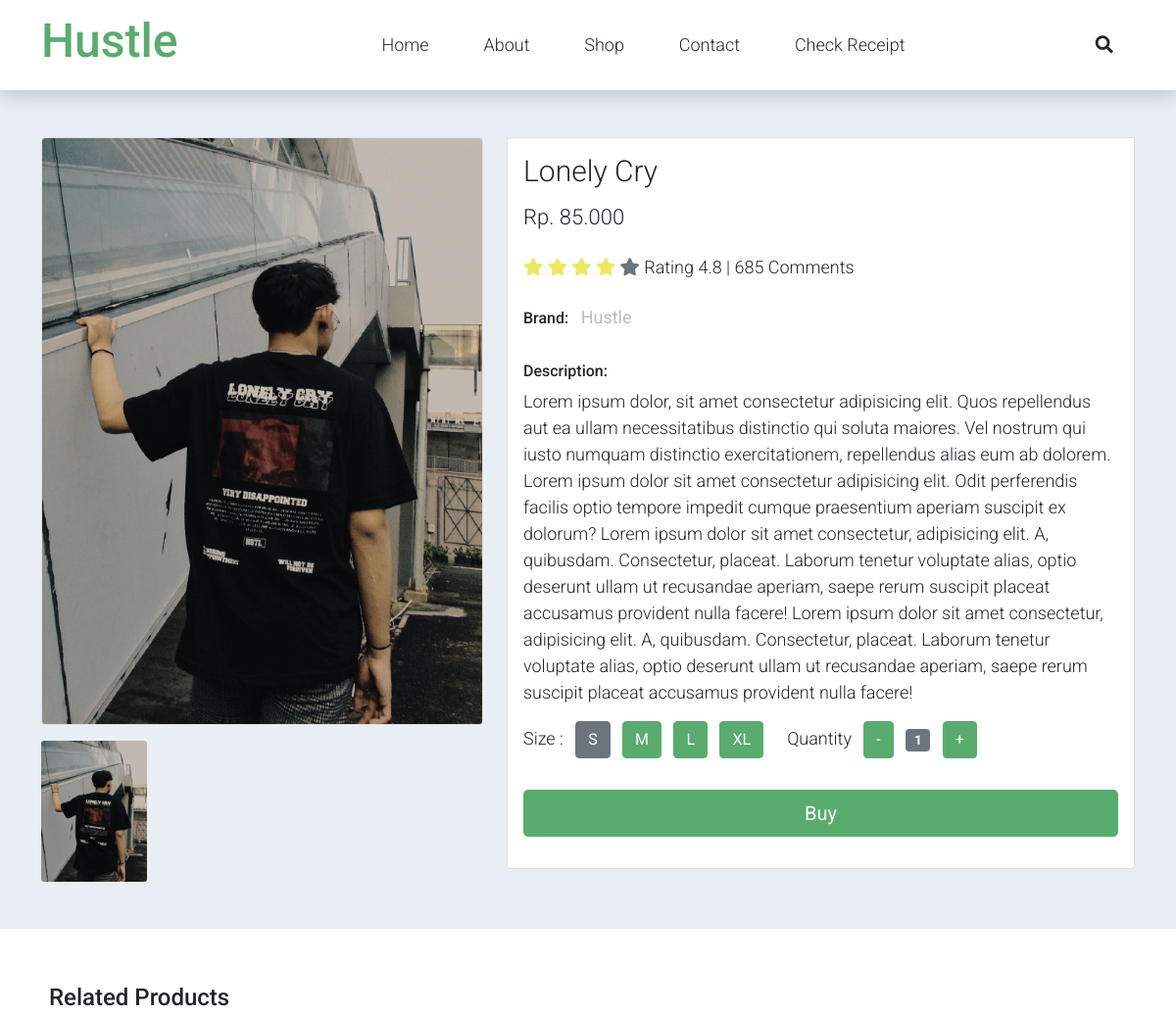
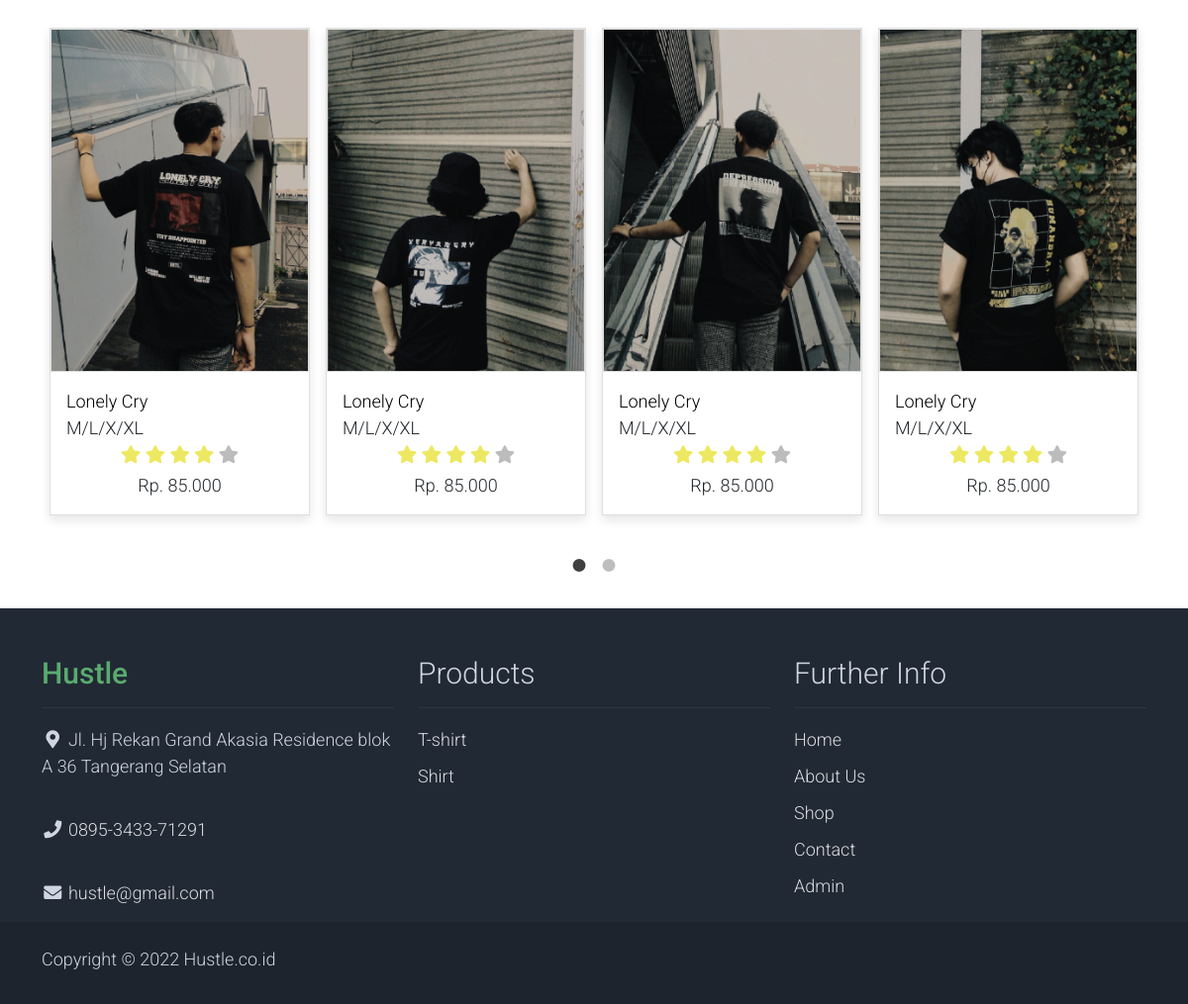
The page /shop-single.php?product_id=1 on the database its author committed (2 pictures, top to bottom).
### tables this page shows
CREATE TABLE `product` (
  `product_id` int(11) NOT NULL,
  `product_name` varchar(100) NOT NULL,
  `product_stock` int(11) NOT NULL,
  `product_price` int(11) NOT NULL,
  `product_description` text NOT NULL,
  `product_img` text NOT NULL
);

### shop-single.php (the view, shortened to what this page needs)
<?php
    require_once 'connection.php';
    $product_id = $_GET['product_id'];
    $detail_product = mysqli_fetch_assoc(mysqli_query($conn, "SELECT * FROM product WHERE product_id = '$product_id'"));
    $product = mysqli_query($conn, "SELECT * FROM product");
 ?>
<!DOCTYPE html>
<html lang="en">
<head>
    <link rel="stylesheet" href="assets/css/bootstrap.min.css">
    <link rel="stylesheet" href="assets/css/templatemo.css">
    <link rel="stylesheet" href="assets/css/custom.css">
    <link rel="stylesheet" href="assets/css/fontawesome.min.css">
    <link rel="stylesheet" type="text/css" href="assets/css/slick.min.css">
    <link rel="stylesheet" type="text/css" href="assets/css/slick-theme.css">
</head>
<body>
    <?php include 'header.php' ?>
    <section class="bg-light">
        <div class="container pb-5">
            <div class="row">
                <div class="col-lg-5 mt-5">
                    <div class="card mb-3">
                        <a href="assets/img/<?= $detail_product['product_img']; ?>" target="_blank">
                            <img class="card-img img-fluid" src="assets/img/<?= $detail_product['product_img']; ?>" alt="Card image cap" id="product-detail">
                        </a>
                    </div>
                    <div class="row">
                        <div id="multi-item-example" class="col-10 carousel slide carousel-multi-item" data-bs-ride="carousel">
                            <div class="carousel-inner product-links-wap" role="listbox">
                                <div class="carousel-item active">
                                    <div class="row">
                                        <div class="col-4">
                                            <a href="assets/img/<?= $detail_product['product_img']; ?>">
                                                <img class="card-img img-fluid" src="assets/img/<?= $detail_product['product_img']; ?>" alt="Product Image 1">
                                            </a>
                                        </div>
                                    </div>
                                </div>
                            </div>
                        </div>
                    </div>
                </div>
                <div class="col-lg-7 mt-5">
                    <div class="card">
                        <div class="card-body">
                            <h1 class="h2"><?= $detail_product['product_name']; ?></h1>
                            <p class="h3 py-2">Rp. <?= implode('.', explode(',', number_format($detail_product['product_price'])));; ?></p>
                            <p class="py-2">
                                <i class="fa fa-star text-warning"></i>
                                <i class="fa fa-star text-warning"></i>
                                <i class="fa fa-star text-warning"></i>
                                <i class="fa fa-star text-warning"></i>
                                <i class="fa fa-star text-secondary"></i>
                                <span class="list-inline-item text-dark">Rating 4.8 | <?= rand(1, 999); ?> Comments</span>
                            </p>
                            <ul class="list-inline">
                                <li class="list-inline-item">
                                    <h6>Brand:</h6>
                                </li>
                                <li class="list-inline-item">
                                    <p class="text-muted"><strong>Hustle</strong></p>
                                </li>
                            </ul>
                            <h6>Description:</h6>
                            <p><?= $detail_product['product_description']; ?></p>
                            <form action="checkout.php" method="GET">
                                <div class="row">
                                    <div class="col-auto">
                                        <ul class="list-inline pb-3">
                                            <li class="list-inline-item">Size :
                                            </li>
                                            <li class="list-inline-item"><span class="btn btn-secondary btn-size">S</span></li>
                                            <li class="list-inline-item"><span class="btn btn-success btn-size">M</span></li>
                                            <li class="list-inline-item"><span class="btn btn-success btn-size">L</span></li>
                                            <li class="list-inline-item"><span class="btn btn-success btn-size">XL</span></li>
                                        </ul>
                                    </div>
                                    <div class="col-auto">
                                        <ul class="list-inline pb-3">
                                            <li class="list-inline-item text-right">
                                                Quantity
                                            </li>
                                            <li class="list-inline-item"><span class="btn btn-success" id="btn-minus">-</span></li>
                                            <li class="list-inline-item"><span class="badge bg-secondary" id="var-value">1</span></li>
                                            <li class="list-inline-item"><span class="btn btn-success" id="btn-plus">+</span></li>
                                        </ul>
                                    </div>
                                </div>
                                <div class="row pb-3">
                                    <div class="col d-grid">
                                        <button type="submit" class="btn btn-success btn-lg" name="btnBuy" value="buy">Buy</button>
                                    </div>
                                </div>
                            </form>
                        </div>
                    </div>
                </div>
            </div>
        </div>
    </section>
    <section class="py-5">
        <div class="container">
            <div class="row text-left p-2 pb-3">
                <h4>Related Products</h4>
            </div>
            <div id="carousel-related-product">
                <?php foreach ($product as $product): ?>
                    <div class="p-2 pb-3">
                        <div class="product-wap card rounded-0">
                            <div class="card rounded-0">
                                <img class="card-img rounded-0 img-fluid" src="assets/img/<?= $product['product_img']; ?>">
                            </div>
                            <div class="card-body">
                                <a href="shop-single.php?product_id=<?= $product['product_id']; ?>" class="h3 text-decoration-none"><?= $detail_product['product_name']; ?></a>
                                <ul class="w-100 list-unstyled d-flex justify-content-between mb-0">
                                    <li>M/L/X/XL</li>
                                </ul>
                                <ul class="list-unstyled d-flex justify-content-center mb-1">
                                    <li>
                                        <i class="text-warning fa fa-star"></i>
                                        <i class="text-warning fa fa-star"></i>
                                        <i class="text-warning fa fa-star"></i>
                                        <i class="text-warning fa fa-star"></i>
                                        <i class="text-muted fa fa-star"></i>
                                    </li>
                                </ul>
                                <p class="text-center mb-0">Rp. <?= implode('.', explode(',', number_format($product['product_price']))); ?></p>
                            </div>
                        </div>
                    </div>
                <?php endforeach ?>
            </div>
        </div>
    </section>
    <?php include 'footer.php' ?>
</body>
</html>

### assets/css/templatemo.css (style rules this page uses)
body, ul, li, p, a, label, input, div { font-family: 'Roboto', sans-serif; font-size: 18px !important; font-weight: 300 !important; }
.h2 { font-family: 'Roboto', sans-serif; font-size: 30px !important; font-weight: 300; }
.h3 { font-family: 'Roboto', sans-serif; font-size: 22px !important; }
.text-warning { color: #ede861 !important; }
.text-muted { color: #bcbcbc !important; }
.bg-light { background-color: #e9eef5 !important; }
.btn-success { background-color: #59ab6e !important; border-color: #56ae6c !important; }
.product-wap { box-shadow: 0px 5px 10px 0px rgba(0, 0, 0, 0.10); }
.card.product-wap a { color: #000; }
.product-wap .h3, .product-wap li, .product-wap i, .product-wap p { font-size: 12px !important; }
@media (min-width: 992px) { .product-wap .h3, .product-wap li, .product-wap i, .product-wap p { font-size: 18px !important; } }

### rows shown on the page
product: product_img (picture), product_name "Lonely Cry", product_price "85.000", product_description "Lorem ipsum dolor, sit amet consectetur adipisicing elit. Quos repellendus aut ea ullam necessitatibus distinctio qui soluta maiores. Vel nostrum qui iusto numquam distinctio exercitationem, repellendus alias eum ab dolorem. Lorem ipsum dolor sit amet consectetur adipisicing elit. Odit perferendis facilis optio tempore impedit cumque praesentium aperiam suscipit ex dolorum? Lorem ipsum dolor sit amet consectetur, adipisicing elit. A, quibusdam. Consectetur, placeat. Laborum tenetur voluptate alias, optio deserunt ullam ut recusandae aperiam, saepe rerum suscipit placeat accusamus provident nulla facere! Lorem ipsum dolor sit amet consectetur, adipisicing elit. A, quibusdam. Consectetur,…"
product: product_img (picture), product_price "85.000"
product: product_img (picture), product_price "85.000"
product: product_img (picture), product_price "85.000"
